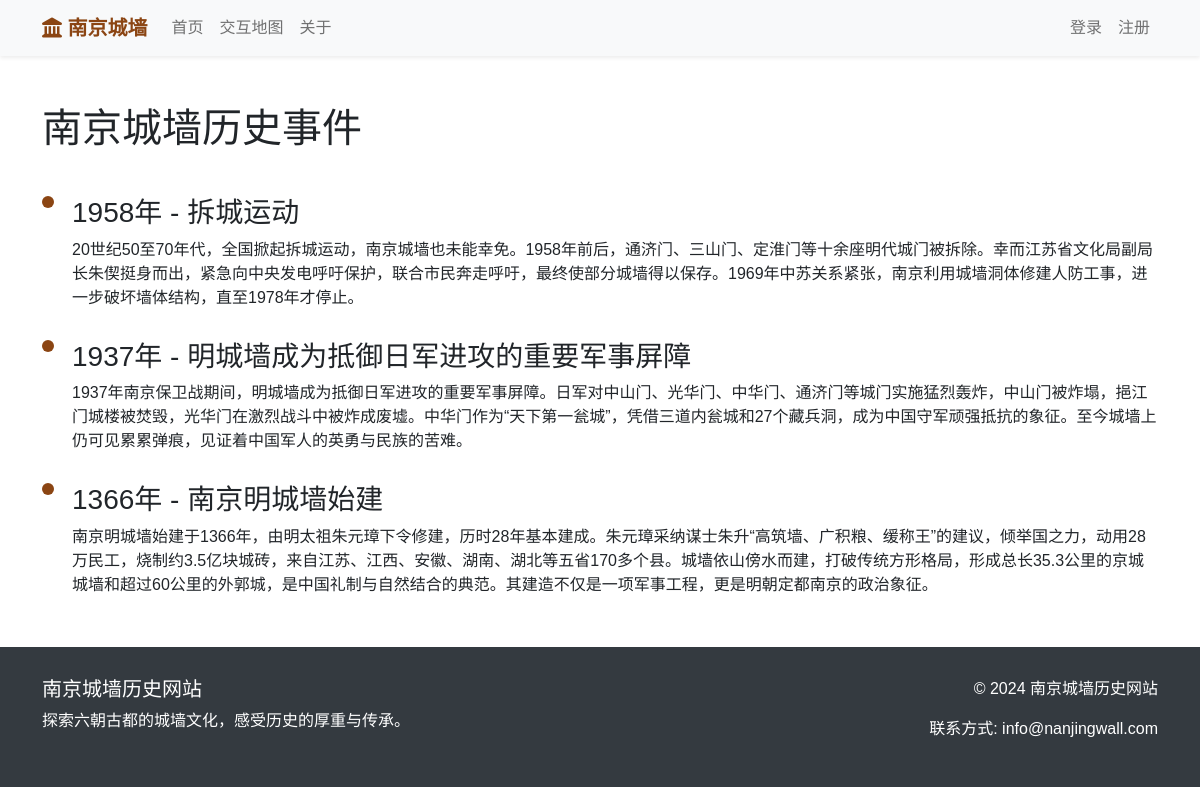
The page /history/ on the database its author committed.
### wall_app/models.py (models this page shows, shortened)
class HistoricalEvent(models.Model):
    title = models.CharField(max_length=200, verbose_name="事件标题")
    year = models.CharField(max_length=20, verbose_name="发生年份")
    description = models.TextField(verbose_name="事件描述")
    wall_section = models.ForeignKey(WallSection, on_delete=models.CASCADE,
                                     related_name='events', verbose_name="相关城墙段落")
    objects = models.Manager()  # 默认管理器
    class Meta:
        verbose_name = "历史事件"
        verbose_name_plural = "历史事件"

### wall_app/views.py (the view)
# urls.py: path('history/', views.history_view, name='history'),
def history_view(request):
    history=HistoricalEvent.objects.all().order_by('-year')
    return render(request, 'history.html', {'history': history})

### templates/history.html (shortened to what this page needs)
{% extends "base.html" %}
{% block content %}
<div class="container mt-5">
    <h1 class="mb-4">南京城墙历史事件</h1>
    <div class="timeline">
        {% for event in history %}
        <div class="timeline-item">
            <div class="timeline-content">
                <h3>{{ event.year }}年 - {{ event.title }}</h3>
                <p>{{ event.description }}</p>
            </div>
        </div>
        {% endfor %}
    </div>
</div>
{% endblock %}

### templates/base.html (style rules this page uses)
body { font-family: 'Microsoft YaHei', sans-serif; }
.timeline { position: relative; padding: 20px 0; }
.timeline-item { margin-bottom: 30px; padding-left: 30px; position: relative; }
.timeline-item:before { content: ''; position: absolute; left: 0; top: 0; width: 12px; height: 12px; background: #8B4513; border-radius: 50%; }

### rows shown on the page
HistoricalEvent: year "1958", title "拆城运动", description "20世纪50至70年代，全国掀起拆城运动，南京城墙也未能幸免。1958年前后，通济门、三山门、定淮门等十余座明代城门被拆除。幸而江苏省文化局副局长朱偰挺身而出，紧急向中央发电呼吁保护，联合市民奔走呼吁，最终使部分城墙得以保存。1969年中苏关系紧张，南京利用城墙洞体修建人防工事，进一步破坏墙体结构，直至1978年才停止。"
HistoricalEvent: year "1937", title "明城墙成为抵御日军进攻的重要军事屏障", description "1937年南京保卫战期间，明城墙成为抵御日军进攻的重要军事屏障。日军对中山门、光华门、中华门、通济门等城门实施猛烈轰炸，中山门被炸塌，挹江门城楼被焚毁，光华门在激烈战斗中被炸成废墟。中华门作为“天下第一瓮城”，凭借三道内瓮城和27个藏兵洞，成为中国守军顽强抵抗的象征。至今城墙上仍可见累累弹痕，见证着中国军人的英勇与民族的苦难。"
HistoricalEvent: year "1366", title "南京明城墙始建", description "南京明城墙始建于1366年，由明太祖朱元璋下令修建，历时28年基本建成。朱元璋采纳谋士朱升“高筑墙、广积粮、缓称王”的建议，倾举国之力，动用28万民工，烧制约3.5亿块城砖，来自江苏、江西、安徽、湖南、湖北等五省170多个县。城墙依山傍水而建，打破传统方形格局，形成总长35.3公里的京城城墙和超过60公里的外郭城，是中国礼制与自然结合的典范。其建造不仅是一项军事工程，更是明朝定都南京的政治象征。"
